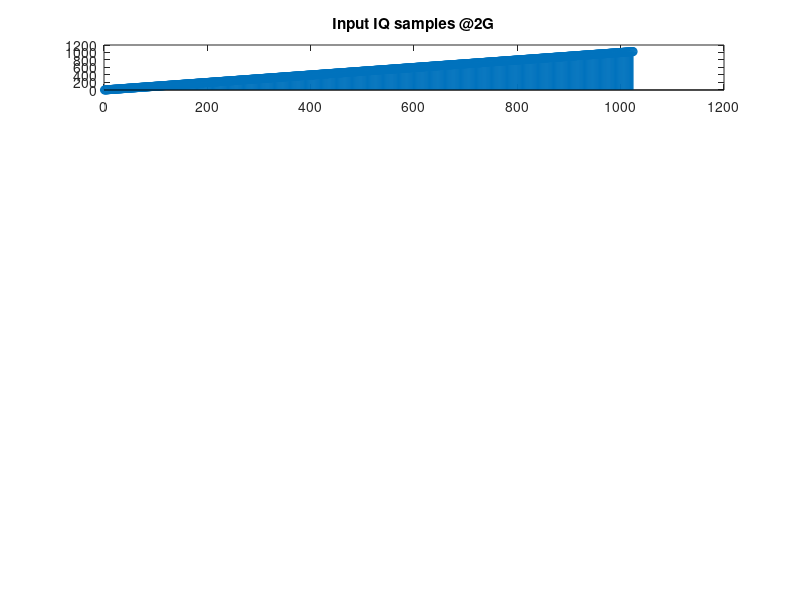

Recreate this plot in MATLAB. (Note: this script raises an error after producing the figure.)
% This program is to generate an input and output sample file for VHA DDC
% testing at 2gsps

clc;
clear;
close all;

num_vectors = 32;
num_samples_per_vector = 32;
num_samples = num_vectors * num_samples_per_vector;

for i = 1:num_samples
    input_iq (i) = i;        % ramp
end

n1 = 1:1:num_samples;
subplot(6,1,1); grid on;
stem(n1, input_iq); title("Input IQ samples @2G");

% write this into a file which can be sourced while running on FRIO
fileId = fopen("input_samples/downconversion/single_band_downconversion_2.txt", "w");
fprintf(fileId, "%08x\n", input_iq);
fclose(fileId);

% input_iq should be scaled down before giving as input to the matlab model
scale_factor = 2^-15;
input_iq_for_model = (input_iq * scale_factor);

% no filters enabled
config.vha_hbf_stages = [0 0 0 0];
config.agc_bit = 0;
config.format = 0;
config.fine_delay = 0;
config.coarse_delay = 0;

% now do an decimation
output_iq_from_model_2 = vha_decimate(input_iq_for_model, config);

% now scale the samples up
scale_factor = 2^15;
output_iq_2 = (output_iq_from_model_2 * scale_factor);

n2 = 1:1:length(output_iq_2);
subplot(6, 1, 2); grid on;
stem(n2, output_iq_2);  title ("Output - No filters enabled");

% write this output to another file
fileId = fopen("output_samples/downconversion/2g/single_band_downconversion_2.txt", "w");
fprintf(fileId, "%08x\n", output_iq_2);
fclose(fileId);

% enable w1
config.vha_hbf_stages = [1 0 0 0];

% now do an decimation
output_iq_from_model_1 = vha_decimate(input_iq_for_model, config);

% now scale the samples up
output_iq_1 = (output_iq_from_model_1 * scale_factor);

n2 = 1:1:length(output_iq_1);
subplot(6, 1, 3); grid on;
stem(n2, output_iq_1); title ("Output - W1 enabled");
fileId = fopen("output_samples/downconversion/2g/single_band_downconversion_1.txt", "w");
fprintf(fileId, "%08x\n", output_iq_1);
fclose(fileId);

% enable w1, w2
config.vha_hbf_stages = [1 1 0 0];

% now do an decimation
output_iq_from_model_p5 = vha_decimate(input_iq_for_model, config);

% now scale the samples up
output_iq_p5 = (output_iq_from_model_p5 * scale_factor);

n2 = 1:1:length(output_iq_p5);
subplot(6, 1, 4); grid on;
stem(n2, output_iq_p5);title ("Output - W1, W2 enabled");
fileId = fopen("output_samples/downconversion/2g/single_band_downconversion_p5.txt", "w");
fprintf(fileId, "%08x\n", output_iq_p5);
fclose(fileId);

% enable w1, w2, w3
config.vha_hbf_stages = [1 1 1 0];

% now do an decimation
output_iq_from_model_p25 = vha_decimate(input_iq_for_model, config);

% now scale the samples up
output_iq_p25 = (output_iq_from_model_p25 * scale_factor);

n2 = 1:1:length(output_iq_p25);
subplot(6, 1, 5); grid on;
stem(n2, output_iq_p25);title ("Output - W1, W2, W3 enabled");
fileId = fopen("output_samples/downconversion/2g/single_band_downconversion_p25.txt", "w");
fprintf(fileId, "%08x\n", output_iq_p25);
fclose(fileId);

% enable w1, w2, w3, w4
config.vha_hbf_stages = [1 1 1 1];

% now do an decimation
output_iq_from_model_p125 = vha_decimate(input_iq_for_model, config);

% now scale the samples up
output_iq_p125 = (output_iq_from_model_p125 * scale_factor);

n2 = 1:1:length(output_iq_p125);
subplot(6, 1, 6); grid on;
stem(n2, output_iq_p125);title ("Output - W1, W2, W3, W4 enabled");
fileId = fopen("output_samples/downconversion/2g/single_band_downconversion_p125.txt", "w");
for i = 1 : length(output_iq_p125)
    output_iq_p125_hex = dec2hex(output_iq_p125(i), 4);
    fprintf(fileId, "0000%s\n", output_iq_p125_hex);
end
fclose(fileId);

clear;
